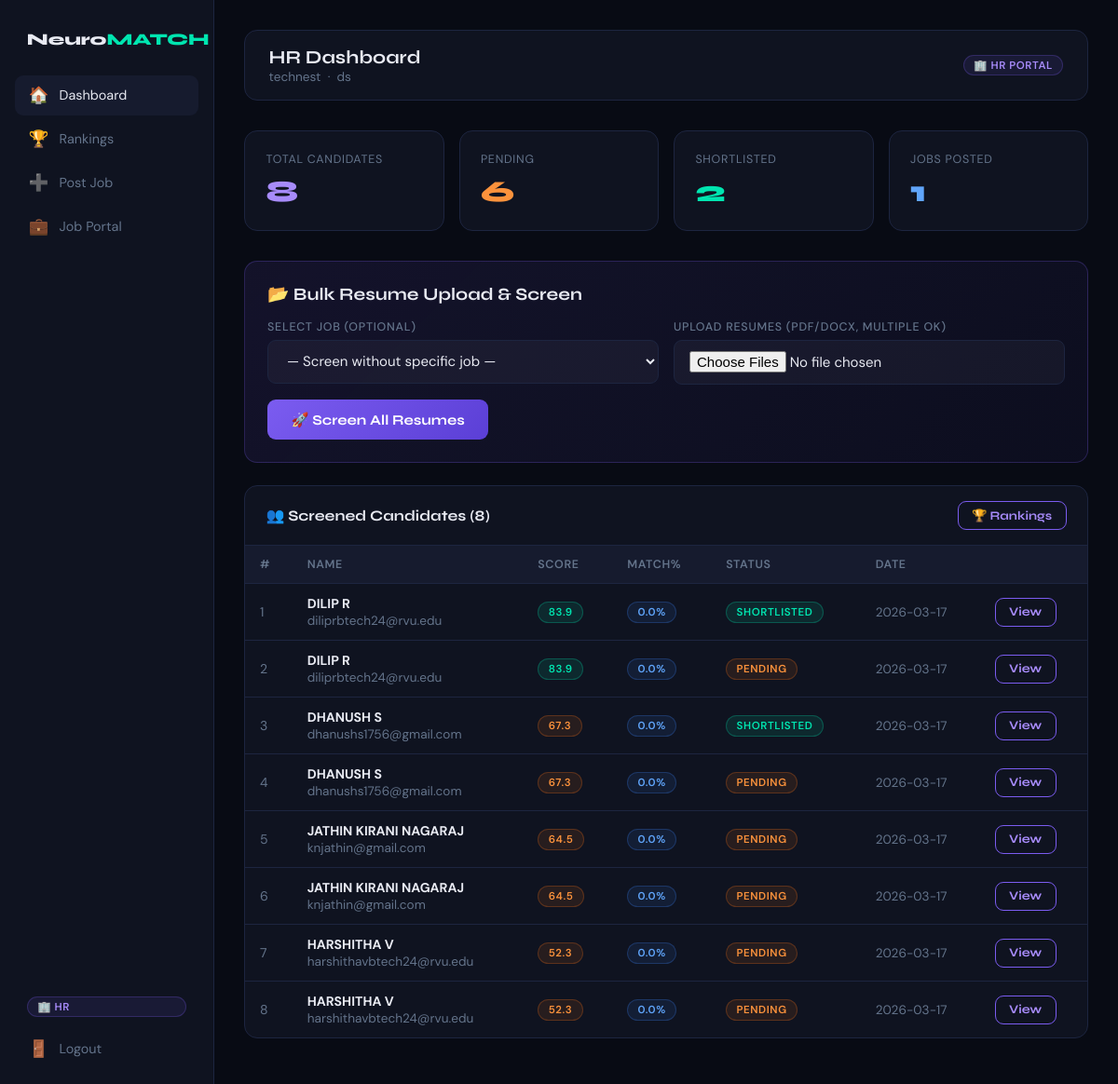
/hr/dashboard (signed in), run on the app's committed database.
### tables this page shows
CREATE TABLE candidates (
        id          INTEGER PRIMARY KEY AUTOINCREMENT,
        user_id     INTEGER NOT NULL,
        company_id  INTEGER NOT NULL,
        job_id      INTEGER,
        filename    TEXT DEFAULT '',
        score       REAL DEFAULT 0,
        match_pct   REAL DEFAULT 0,
        skills_json TEXT DEFAULT '[]',
        strengths   TEXT DEFAULT '[]',
        weaknesses  TEXT DEFAULT '[]',
        hidden_gems TEXT DEFAULT '[]',
        status      TEXT DEFAULT 'pending',
        hr_comment  TEXT DEFAULT '',
        screened_at TEXT DEFAULT (datetime('now')),
        FOREIGN KEY (user_id)    REFERENCES users(id),
        FOREIGN KEY (company_id) REFERENCES companies(id)
    );

CREATE TABLE users (
        id         INTEGER PRIMARY KEY AUTOINCREMENT,
        name       TEXT NOT NULL,
        email      TEXT NOT NULL UNIQUE,
        password   TEXT NOT NULL,
        phone      TEXT DEFAULT '',
        created_at TEXT DEFAULT (datetime('now'))
    );

### app.py (the view)
@app.route("/hr/dashboard")
def hr_dashboard():
    if session.get("role") != "company":
        return redirect(url_for("company_login"))
    conn   = get_db()
    cands  = qd(conn,
        "SELECT ca.*, u.name as uname, u.email as uemail "
        "FROM candidates ca JOIN users u ON ca.user_id=u.id "
        "WHERE ca.company_id=? ORDER BY ca.score DESC",
        (session["company_id"],))
    jobs   = qd(conn, "SELECT * FROM jobs WHERE company_id=?", (session["company_id"],))
    stats  = qd(conn,
        "SELECT status, COUNT(*) as cnt FROM candidates WHERE company_id=? GROUP BY status",
        (session["company_id"],))
    conn.close()
    return render_template("hr_dashboard.html",
        company=session["company_name"], hr=session["hr_name"],
        candidates=cands, jobs=jobs, stats=stats)

### app.py (called while the page is built)
def get_db():
    conn = sqlite3.connect(DB_PATH)
    conn.row_factory = sqlite3.Row          # dict-like rows
    conn.execute("PRAGMA journal_mode=WAL") # safe concurrent writes
    return conn

def qd(conn, sql, args=(), one=False):
    cur = conn.execute(sql, args)
    rows = cur.fetchall()
    result = [dict(r) for r in rows]
    return result[0] if (one and result) else (None if one else result)

### templates/hr_dashboard.html (shortened to what this page needs)
<!DOCTYPE html>
<html lang="en">
<head>
<link rel="stylesheet" href="{{ url_for('static', filename='css/style.css') }}">
</head>
<body>
<div class="dash-layout">
  <aside class="sidebar">
    <div class="sidebar-logo">Neuro<span>MATCH</span></div>
    <a href="{{ url_for('hr_dashboard') }}" class="nav-link active"><span class="icon">🏠</span>Dashboard</a>
    <a href="{{ url_for('ranking') }}"       class="nav-link"><span class="icon">🏆</span>Rankings</a>
    <a href="{{ url_for('post_job') }}"      class="nav-link"><span class="icon">➕</span>Post Job</a>
    <a href="{{ url_for('job_portal') }}"    class="nav-link"><span class="icon">💼</span>Job Portal</a>
    <div style="flex:1"></div>
    <span class="badge badge-purple" style="margin:.5rem .8rem">🏢 HR</span>
    <a href="{{ url_for('logout') }}" class="nav-link"><span class="icon">🚪</span>Logout</a>
  </aside>
  <main class="main-content">
    <div class="topbar">
      <div>
        <h1>HR Dashboard</h1>
        <p class="text-muted text-sm">{{ company }} &nbsp;·&nbsp; {{ hr }}</p>
      </div>
      <span class="badge badge-purple">🏢 HR Portal</span>
    </div>
    <div class="stats-row">
      <div class="stat-card">
        <div class="lbl">Total Candidates</div>
        <div class="val" style="color:#a78bfa">{{ candidates|length }}</div>
      </div>
      {% for s in stats %}
      <div class="stat-card">
        <div class="lbl">{{ s.status|title }}</div>
        <div class="val" style="color:{% if s.status=='shortlisted' or s.status=='hired' %}var(--accent){% elif s.status=='rejected' %}#f87171{% else %}#fb923c{% endif %}">
          {{ s.cnt }}
        </div>
      </div>
      {% endfor %}
      <div class="stat-card">
        <div class="lbl">Jobs Posted</div>
        <div class="val" style="color:#60a5fa">{{ jobs|length }}</div>
      </div>
    </div>
    <div style="background:linear-gradient(135deg,rgba(123,92,240,.1),rgba(91,63,214,.06));
      border:1px solid rgba(123,92,240,.25);border-radius:var(--r);padding:1.5rem;margin-bottom:1.5rem">
      <h3 style="margin-bottom:1rem">📂 Bulk Resume Upload &amp; Screen</h3>
      <form method="POST" action="{{ url_for('bulk_upload') }}" enctype="multipart/form-data">
        <div class="grid-2">
          <div>
            <label>Select Job (optional)</label>
            <select name="job_id" style="margin-bottom:0">
              <option value="">— Screen without specific job —</option>
            </select>
          </div>
          <div>
            <label>Upload Resumes (PDF/DOCX, multiple OK)</label>
            <input type="file" name="resumes" multiple accept=".pdf,.docx" style="margin-bottom:0">
          </div>
        </div>
        <button class="btn btn-purple mt-2" type="submit">🚀 Screen All Resumes</button>
      </form>
    </div>
    <div class="section-card">
      <div class="section-header">
        <h3>👥 Screened Candidates ({{ candidates|length }})</h3>
        <a href="{{ url_for('ranking') }}" class="btn btn-sm btn-outline">🏆 Rankings</a>
      </div>
      {% if candidates %}
      <table>
        <thead><tr><th>#</th><th>Name</th><th>Score</th><th>Match%</th><th>Status</th><th>Date</th><th></th></tr></thead>
        <tbody>
        {% for c in candidates %}
        <tr>
          <td class="text-muted">{{ loop.index }}</td>
          <td>
            <strong>{{ c.uname }}</strong><br>
            <span class="text-muted text-sm">{{ c.uemail }}</span>
          </td>
          <td><span class="badge {% if c.score>=70 %}badge-green{% elif c.score>=50 %}badge-orange{% else %}badge-red{% endif %}">
            {{ "%.1f"|format(c.score) }}</span></td>
          <td><span class="badge {% if c.match_pct>=60 %}badge-green{% else %}badge-blue{% endif %}">
            {{ "%.1f"|format(c.match_pct) }}%</span></td>
          <td><span class="badge {% if c.status in ['shortlisted','hired'] %}badge-green{% elif c.status=='rejected' %}badge-red{% else %}badge-orange{% endif %}">
            {{ c.status }}</span></td>
          <td class="text-muted text-sm">{{ c.screened_at[:10] if c.screened_at else '—' }}</td>
          <td><a href="{{ url_for('candidate_detail', cid=c.id) }}" class="btn btn-sm btn-outline">View</a></td>
        </tr>
        {% endfor %}
        </tbody>
      </table>
      {% else %}
      <div style="padding:3rem;text-align:center;color:var(--muted)">
        No candidates yet. Upload resumes above to get started.
      </div>
      {% endif %}
    </div>
  </main>
</div>
</body>
</html>

### static/css/style.css (style rules this page uses)
:root { --bg: #080b14; --surface: #0f1320; --surf2: #161b2e; --border: #1d2540; --accent: #00e5b0; --purple: #7b5cf0; --warn: #f97316; --danger: #ef4444; --ok: #22c55e; --text: #e8eaf2; --muted: #64748b; --r: 14px; --glow: 0 0 40px rgba(0,229,176,.13); --shadow: 0 24px 60px rgba(0,0,0,.5); }
*,*::before,*::after { box-sizing:border-box;margin:0;padding:0 }
body { font-family:'DM Sans',sans-serif;background:var(--bg);color:var(--text);min-height:100vh }
h1,h2,h3,h4 { font-family:'Syne',sans-serif;font-weight:700 }
label { display:block;font-size:.78rem;font-weight:500;color:var(--muted); letter-spacing:.06em;text-transform:uppercase;margin-bottom:.35rem }
input,select,textarea { width:100%;background:rgba(255,255,255,.04);border:1px solid var(--border); border-radius:9px;padding:.72rem 1rem;color:var(--text);font-family:inherit;font-size:.94rem; outline:none;transition:border-color .2s,box-shadow .2s;margin-bottom:1rem }
input::placeholder,textarea::placeholder { color:var(--muted) }
select option { background:var(--surface);color:var(--text) }
.btn { display:inline-block;padding:.8rem 1.6rem;border:none;border-radius:9px; font-family:'Syne',sans-serif;font-weight:700;font-size:.95rem;cursor:pointer; transition:opacity .2s,transform .15s;text-decoration:none;text-align:center }
.btn-purple { background:linear-gradient(135deg,var(--purple),#5b3fd6);color:#fff }
.btn-outline { background:transparent;border:1px solid var(--purple);color:#a78bfa }
.btn-sm { padding:.4rem .9rem;font-size:.82rem }
.badge { display:inline-block;padding:.18rem .65rem;border-radius:20px; font-size:.72rem;font-weight:600;letter-spacing:.05em;text-transform:uppercase }
.badge-green { background:rgba(0,229,176,.1); color:var(--accent); border:1px solid rgba(0,229,176,.25) }
.badge-purple { background:rgba(123,92,240,.1);color:#a78bfa; border:1px solid rgba(123,92,240,.25) }
.badge-orange { background:rgba(249,115,22,.1);color:#fb923c; border:1px solid rgba(249,115,22,.25) }
.badge-blue { background:rgba(59,130,246,.1);color:#60a5fa; border:1px solid rgba(59,130,246,.25) }
.dash-layout { display:flex;min-height:100vh }
.sidebar { width:230px;min-height:100vh;background:var(--surface);border-right:1px solid var(--border); padding:1.5rem 1rem;flex-shrink:0;display:flex;flex-direction:column;gap:.25rem }
.sidebar-logo { font-family:'Syne',sans-serif;font-weight:800;font-size:1.1rem; padding:.5rem .8rem;margin-bottom:1rem }
.sidebar-logo span { color:var(--accent) }
.nav-link { display:flex;align-items:center;gap:.7rem;padding:.65rem .9rem;border-radius:9px; color:var(--muted);text-decoration:none;font-size:.9rem;transition:background .15s,color .15s }
.nav-link:hover,.nav-link.active { background:var(--surf2);color:var(--text) }
.nav-link .icon { font-size:1.1rem;width:22px;text-align:center }
.main-content { flex:1;padding:2rem;overflow-y:auto }
.topbar { display:flex;align-items:center;justify-content:space-between; background:var(--surface);border:1px solid var(--border); border-radius:var(--r);padding:1rem 1.6rem;margin-bottom:2rem }
.topbar h1 { font-size:1.25rem }
.stats-row { display:grid;grid-template-columns:repeat(auto-fit,minmax(155px,1fr));gap:1rem;margin-bottom:2rem }
.stat-card { background:var(--surface);border:1px solid var(--border);border-radius:var(--r);padding:1.4rem }
.stat-card .lbl { color:var(--muted);font-size:.78rem;text-transform:uppercase;letter-spacing:.06em;margin-bottom:.4rem }
.stat-card .val { font-family:'Syne',sans-serif;font-size:2rem;font-weight:800 }
.section-card { background:var(--surface);border:1px solid var(--border);border-radius:var(--r);overflow:hidden;margin-bottom:1.5rem }
.section-header { padding:1rem 1.4rem;border-bottom:1px solid var(--border);display:flex;align-items:center;justify-content:space-between }
.section-header h3 { font-size:1rem }
table { width:100%;border-collapse:collapse }
thead { background:var(--surf2) }
th,td { padding:.75rem 1rem;text-align:left;font-size:.88rem;border-bottom:1px solid var(--border) }
th { font-weight:600;color:var(--muted);font-size:.78rem;text-transform:uppercase;letter-spacing:.05em }
tr:last-child td { border-bottom:none }
.text-muted { color:var(--muted) }
.text-sm { font-size:.85rem }
.mt-2 { margin-top:1rem }
.grid-2 { display:grid;grid-template-columns:1fr 1fr;gap:1rem }

### data on the page
candidates: status "PENDING", cnt "6", uname "DILIP R", uemail "diliprbtech24@rvu.edu", score "83.9", match_pct "0.0", screened_at "2026-03-17"
candidates: uname "DILIP R", uemail "diliprbtech24@rvu.edu", score "83.9", match_pct "0.0", status "SHORTLISTED", screened_at "2026-03-17"
candidates: uname "DHANUSH S", uemail "dhanushs1756@gmail.com", score "67.3", match_pct "0.0", status "SHORTLISTED", screened_at "2026-03-17"
candidates: uname "DHANUSH S", uemail "dhanushs1756@gmail.com", score "67.3", match_pct "0.0", status "PENDING", screened_at "2026-03-17"
candidates: uname "JATHIN KIRANI NAGARAJ", uemail "knjathin@gmail.com", score "64.5", match_pct "0.0", status "PENDING", screened_at "2026-03-17"
candidates: uname "JATHIN KIRANI NAGARAJ", uemail "knjathin@gmail.com", score "64.5", match_pct "0.0", status "PENDING", screened_at "2026-03-17"
candidates: uname "HARSHITHA V", uemail "harshithavbtech24@rvu.edu", score "52.3", match_pct "0.0", status "PENDING", screened_at "2026-03-17"
candidates: uname "HARSHITHA V", uemail "harshithavbtech24@rvu.edu", score "52.3", match_pct "0.0", status "PENDING", screened_at "2026-03-17"

### other printed values
{{ company }} "technest"
{{ hr }} "ds"
{{ candidates|length }} "8"
{{ s.status|title }} "SHORTLISTED"
{{ s.cnt }} "2"
{{ jobs|length }} "1"
